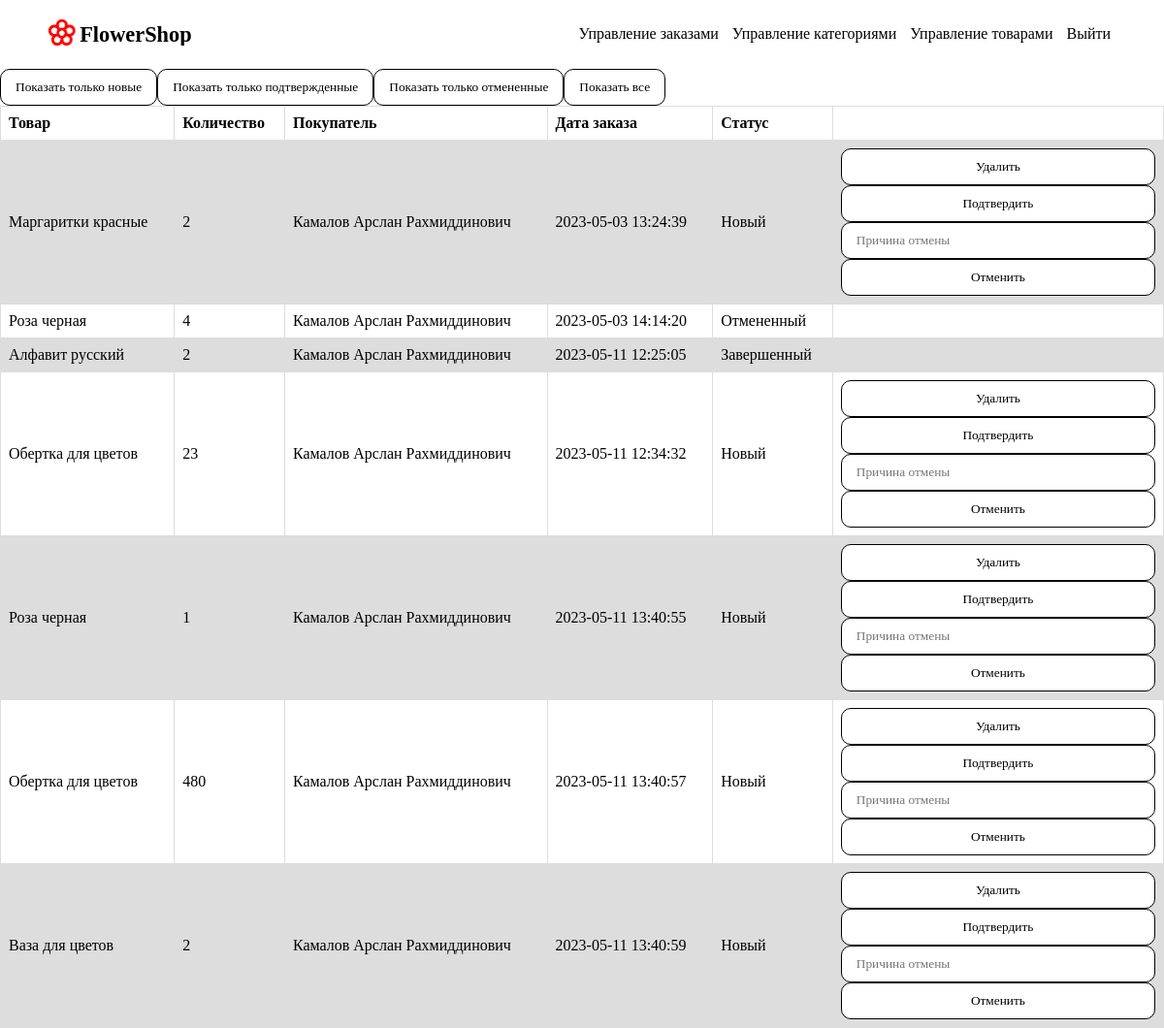
The app's page /admin-order.php (signed in) with its own data.
### tables this page shows
CREATE TABLE `order_products` (
  `id_order_product` int(11) NOT NULL,
  `count` int(11) NOT NULL,
  `order_datetime` datetime NOT NULL DEFAULT CURRENT_TIMESTAMP,
  `status_id` int(11) NOT NULL,
  `product_id` int(11) NOT NULL,
  `user_id` int(11) NOT NULL,
  `cancel_message` text
);

CREATE TABLE `products` (
  `id_product` int(11) NOT NULL,
  `image` text NOT NULL,
  `product_name` varchar(50) NOT NULL,
  `price` int(11) NOT NULL,
  `amount` int(11) NOT NULL,
  `color_id` int(11) NOT NULL,
  `product_type_id` int(11) NOT NULL,
  `country_id` int(11) NOT NULL
);

CREATE TABLE `users` (
  `id_user` int(11) NOT NULL,
  `surname` varchar(50) NOT NULL,
  `name` varchar(50) NOT NULL,
  `patronymic` varchar(50) NOT NULL,
  `email` varchar(50) NOT NULL,
  `login` varchar(50) NOT NULL,
  `password` varchar(50) NOT NULL,
  `role_id` int(11) NOT NULL
);

CREATE TABLE `statuses` (
  `id_status` int(11) NOT NULL,
  `status_name` varchar(50) NOT NULL
);

### database/dboperations.php (called while the page is built, shortened)
<?php
function getAll($query)
{
    require 'connect.php';
    $query = mysqli_query($connect, $query);
    if (mysqli_num_rows($query) > 0) {
        return mysqli_fetch_all($query, MYSQLI_ASSOC);
    } else {
        return false;
    }
}
class DBOperations
{
    public function getAllAdminOrders()
    {
        return getAll("
            select * from order_products op
            left join users u on u.id_user = op.user_id
            left join products p on p.id_product = op.product_id
            left join statuses s on s.id_status = op.status_id
        ");
    }
}
?>

### admin-order.php (the view, shortened to what this page needs)
<?php
    require_once 'database/dboperations.php';
    $orders = $db->getAllAdminOrders();
?>
<!DOCTYPE html>
<html lang="en">
<head>
    <?php require_once 'templates/head.php' ?>
</head>
<body>
    <?php require_once 'templates/header.php' ?>
    <div class="container">
        <div class="df">
            <form method="post">
                <button name='active'>Показать только новые</button>
            </form>
            <form method="post">
                <button name='accepted'>Показать только подтвержденные</button>
            </form>
            <form method="post">
                <button name='cancelled'>Показать только отмененные</button>
            </form>
            <form method="post">
                <button name='all'>Показать все</button>
            </form>
        </div>
        <table>
            <tr>
                <th>Товар</th>
                <th>Количество</th>
                <th>Покупатель</th>
                <th>Дата заказа</th>
                <th>Статус</th>
                <th></th>
            </tr>
            <?php foreach($orders as $order): ?>
                <tr>
                    <td><?= $order['product_name'] ?></td>
                    <td><?= $order['count'] ?></td>
                    <td><?= $order['surname'] ?> <?= $order['name'] ?> <?= $order['patronymic'] ?></td>
                    <td><?= $order['order_datetime'] ?></td>
                    <td><?= $order['status_name'] ?></td>
                    <td>
                        <?php if($order['status_id'] == 1): ?>
                            <form method="post">
                                <button name='delete' value='<?= $order['id_order_product'] ?>'>Удалить</button>
                            </form>
                            <form method="post">
                                <button name='accept' value='<?= $order['id_order_product'] ?>'>Подтвердить</button>
                            </form>
                            <form method="post">
                                <input type="text" name="cancel_message" placeholder="Причина отмены" required>
                                <button name='cancel' value='<?= $order['id_order_product'] ?>'>Отменить</button>
                            </form>
                        <?php endif; ?>
                    </td>
                </tr>
            <?php endforeach; ?>
        </table>
    </div>
</body>
</html>

### templates/head.php (shortened to what this page needs)
<link rel="stylesheet" href="./assets/css/style.css">
<link rel="stylesheet" href="./assets/css/media.css">

### templates/header.php (shortened to what this page needs)
<header class="header">
    <div class="logo">
        <a href="/flowershop"><img src="./assets/images/logo.svg" alt=""></a>
    </div>
    <nav class="nav">
        <?php if($_SESSION['user']['role_id'] == 1): ?>
            <a href="index.php">О нас</a>
            <a href="products-page.php">Каталог</a>
            <a href="profile-page.php">Профиль</a>
            <a href="cart-page.php">Корзина</a>
            <a href="about-page.php">Где нас найти?</a>
            <a href="database/logout.php">Выйти</a>
        <?php elseif($_SESSION['user']['role_id'] == 2): ?>
            <a href="admin-order.php">Управление заказами</a>
            <a href="admin-category.php">Управление категориями</a>
            <a href="admin-product.php">Управление товарами</a>
            <a href="database/logout.php">Выйти</a>
        <?php endif; ?>
    </nav>
</header>

### assets/css/style.css (style rules this page uses)
*, *::before, *::after { margin: 0; padding: 0; box-sizing: border-box; font-family: Hussar; }
img { width: 100%; height: 100%; object-fit: scale-down; }
a { text-decoration: none; color: black; }
input, button, select { width: 100%; padding: 10px 15px; border: 1px solid black; border-radius: 10px; outline: none; }
button { cursor: pointer; background-color: white; transition: linear .2s; }
.header { width: 100%; padding: 20px 50px; display: flex; justify-content: space-between; align-items: center; }
.nav > a { margin: 0 5px; transition: linear .5s; }
.container { max-width: 1600px; margin: 0 auto; }
.logo { width: 150px; }
.df { display: flex; }
table { font-family: arial, sans-serif; border-collapse: collapse; width: 100%; }
td, th { border: 1px solid #dddddd; text-align: left; padding: 8px; }
tr:nth-child(even) { background-color: #dddddd; }

### records on screen
order_products: product.product_name "Маргаритки красные", count "2", user.surname "Камалов", user.name "Арслан", user.patronymic "Рахмиддинович", order_datetime "2023-05-03 13:24:39", status.status_name "Новый", $order['id_order_product'] 8 (drawn)
order_products: product.product_name "Роза черная", count "4", user.surname "Камалов", user.name "Арслан", user.patronymic "Рахмиддинович", order_datetime "2023-05-03 14:14:20", status.status_name "Отмененный"
order_products: product.product_name "Алфавит русский", count "2", user.surname "Камалов", user.name "Арслан", user.patronymic "Рахмиддинович", order_datetime "2023-05-11 12:25:05", status.status_name "Завершенный"
order_products: product.product_name "Обертка для цветов", count "23", user.surname "Камалов", user.name "Арслан", user.patronymic "Рахмиддинович", order_datetime "2023-05-11 12:34:32", status.status_name "Новый", $order['id_order_product'] 11 (drawn)
order_products: product.product_name "Роза черная", count "1", user.surname "Камалов", user.name "Арслан", user.patronymic "Рахмиддинович", order_datetime "2023-05-11 13:40:55", status.status_name "Новый", $order['id_order_product'] 12 (drawn)
order_products: product.product_name "Обертка для цветов", count "480", user.surname "Камалов", user.name "Арслан", user.patronymic "Рахмиддинович", order_datetime "2023-05-11 13:40:57", status.status_name "Новый", $order['id_order_product'] 13 (drawn)
order_products: product.product_name "Ваза для цветов", count "2", user.surname "Камалов", user.name "Арслан", user.patronymic "Рахмиддинович", order_datetime "2023-05-11 13:40:59", status.status_name "Новый", $order['id_order_product'] 14 (drawn)
